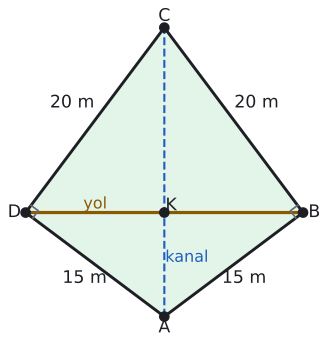

Recreate this plot in Python.
import sys; sys.path.insert(0, "tools")
from cizim import *

P = lambda x, y: np.array([float(x), float(y)])
uz = lambda U, V: round(float(np.linalg.norm(U - V)), 4)
def acisi(K, U, V):
    u, v = U - K, V - K
    return round(float(np.degrees(np.arccos(np.dot(u, v) / np.linalg.norm(u) / np.linalg.norm(v)))), 3)
def birim(U, V):
    t = (V - U) / np.linalg.norm(V - U); return t, np.array([-t[1], t[0]])
def cetik(U, V, n=1, renk=SOLUK, f=0.5):
    M = U + f * (V - U); t, m = birim(U, V)
    for i in range(n):
        c = M + (i - (n - 1) / 2) * 0.2 * S * t
        ax.plot(*zip(c - 0.22 * S * m, c + 0.22 * S * m), color=renk, lw=1.5)
def olcu(U, V, metin, d=0.5, renk=YAZI, fs=13, f=0.5, kutu=False):
    """[UV] üzerinde f oranındaki noktaya, U->V yönünün soluna d*S uzağa yazı (d < 0: sağına)."""
    M = U + f * (V - U); _, m = birim(U, V)
    ax.text(*(M + d * S * m), metin, ha="center", va="center", color=renk, fontsize=fs, zorder=7,
            bbox=dict(facecolor="white", edgecolor="none", pad=1.5) if kutu else None)
def dik_isareti(K, U, V, r=0.4):
    a_ = (U - K) / np.linalg.norm(U - K) * r * S; b_ = (V - K) / np.linalg.norm(V - K) * r * S
    ax.plot(*zip(K + a_, K + a_ + b_, K + b_), color=SOLUK, lw=1.3)
def harf(Q, metin, dx, dy, renk=YAZI, fs=13, kutu=False):
    ax.text(Q[0] + dx * S, Q[1] + dy * S, metin, ha="center", va="center", color=renk, fontsize=fs, zorder=7,
            bbox=dict(facecolor="white", edgecolor="none", pad=1.5) if kutu else None)
def cizgi(U, V, renk=YAZI, lw=2.2, ls="-"):
    ax.plot(*zip(U, V), color=renk, lw=lw, ls=ls)
def basla(xmin, xmax, ymin, ymax, en=5.0):
    global fig, ax
    fig, ax = sekil(en, en * (ymax - ymin) / (xmax - xmin))
    ax.set_aspect("equal"); ax.axis("off"); ax.set_xlim(xmin, xmax); ax.set_ylim(ymin, ymax)
def cokgen(noktalar, dolgu=None, kenar=YAZI, lw=2.2):
    if dolgu: ax.add_patch(patches.Polygon(noktalar, closed=True, facecolor=dolgu, edgecolor="none"))
    ax.plot(*zip(*(list(noktalar) + [noktalar[0]])), color=kenar, lw=lw)
    for Q in noktalar: nokta(ax, *Q, "")
def cerceve(noktalar, kenar=1.0):
    xs = [q[0] for q in noktalar]; ys = [q[1] for q in noktalar]
    return min(xs) - kenar * S, max(xs) + kenar * S, min(ys) - kenar * S, max(ys) + kenar * S
def deltoid(ak, ck, kb):
    """K orijinde; A altta, C üstte, D solda, B sağda. |AB| = |AD|, |CB| = |CD|."""
    return P(0, -ak), P(kb, 0), P(0, ck), P(-kb, 0), P(0, 0)
def koseler(A, B, C, D, r=0.5):
    harf(A, "A", 0, -r); harf(B, "B", r, 0); harf(C, "C", 0, r); harf(D, "D", -r, 0)
def alan_hesap(*Q):
    return round(abs(sum(Q[i][0] * Q[(i + 1) % len(Q)][1] - Q[(i + 1) % len(Q)][0] * Q[i][1] for i in range(len(Q)))) / 2, 4)

# Soru 12: m(ABC) = m(ADC) = 90°, |AB| = |AD| = 15, |CB| = |CD| = 20. |AC| = 25, alan 300, |BD| = 24.
A, B, C, D, K = deltoid(9, 16, 12)
S = 1.3
print("AB", uz(A, B), "CB", uz(C, B), "AC", uz(A, C), "B", acisi(B, A, C), "D", acisi(D, A, C), "BD", uz(B, D))
basla(*cerceve([A, B, C, D], 1.1), en=4.2)
cokgen([A, B, C, D], YESIL_ACIK); koseler(A, B, C, D, r=0.75)
cizgi(A, C, MAVI, 1.6, "--"); cizgi(B, D, SARI, 2.4)
nokta(ax, *K, ""); harf(K, "K", 0.45, 0.45)
dik_isareti(B, A, C, r=0.6); dik_isareti(D, A, C, r=0.6)
olcu(A, B, "15 m", -1.15); olcu(D, A, "15 m", -1.15); olcu(B, C, "20 m", -1.9); olcu(C, D, "20 m", -1.9)
harf(K, "yol", -4.6, 0.55, SARI, 12); harf(K, "kanal", 1.5, -3.0, MAVI, 12)
kaydet(fig, __file__)
